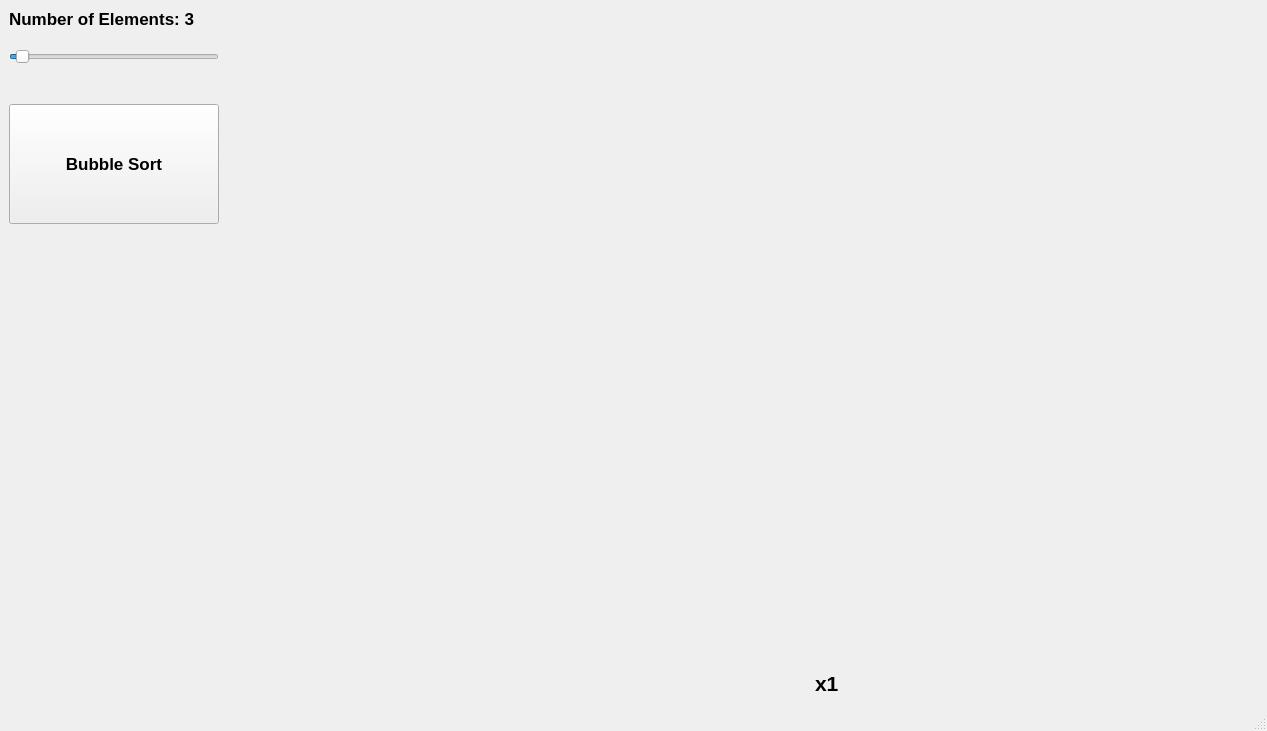
<?xml version="1.0" encoding="UTF-8"?>
<ui version="4.0">
 <class>MainWindow</class>
 <widget class="QMainWindow" name="MainWindow">
  <property name="geometry">
   <rect>
    <x>0</x>
    <y>0</y>
    <width>1267</width>
    <height>731</height>
   </rect>
  </property>
  <property name="minimumSize">
   <size>
    <width>1024</width>
    <height>600</height>
   </size>
  </property>
  <property name="palette">
   <palette>
    <active/>
    <inactive/>
    <disabled/>
   </palette>
  </property>
  <property name="font">
   <font>
    <pointsize>13</pointsize>
    <bold>true</bold>
   </font>
  </property>
  <property name="windowTitle">
   <string>Bubble Sort</string>
  </property>
  <widget class="QWidget" name="centralwidget">
   <property name="minimumSize">
    <size>
     <width>1024</width>
     <height>512</height>
    </size>
   </property>
   <layout class="QHBoxLayout" name="horizontalLayout_4" stretch="0,14">
    <item>
     <layout class="QVBoxLayout" name="verticalLayout_3" stretch="0,0,3,3,0">
      <property name="spacing">
       <number>20</number>
      </property>
      <property name="sizeConstraint">
       <enum>QLayout::SetFixedSize</enum>
      </property>
      <item>
       <layout class="QHBoxLayout" name="horizontalLayout_2" stretch="">
        <property name="spacing">
         <number>10</number>
        </property>
        <property name="sizeConstraint">
         <enum>QLayout::SetFixedSize</enum>
        </property>
       </layout>
      </item>
      <item>
       <layout class="QVBoxLayout" name="verticalLayout_2">
        <item>
         <layout class="QHBoxLayout" name="horizontalLayout_3">
          <item>
           <widget class="QLabel" name="elementsLabel">
            <property name="sizePolicy">
             <sizepolicy hsizetype="Minimum" vsizetype="Fixed">
              <horstretch>0</horstretch>
              <verstretch>0</verstretch>
             </sizepolicy>
            </property>
            <property name="minimumSize">
             <size>
              <width>20</width>
              <height>10</height>
             </size>
            </property>
            <property name="text">
             <string>Number of Elements: 3</string>
            </property>
            <property name="scaledContents">
             <bool>false</bool>
            </property>
           </widget>
          </item>
         </layout>
        </item>
        <item>
         <widget class="QSlider" name="nElements">
          <property name="sizePolicy">
           <sizepolicy hsizetype="Fixed" vsizetype="Fixed">
            <horstretch>0</horstretch>
            <verstretch>0</verstretch>
           </sizepolicy>
          </property>
          <property name="minimumSize">
           <size>
            <width>210</width>
            <height>0</height>
           </size>
          </property>
          <property name="maximum">
           <number>100</number>
          </property>
          <property name="singleStep">
           <number>2</number>
          </property>
          <property name="sliderPosition">
           <number>3</number>
          </property>
          <property name="orientation">
           <enum>Qt::Horizontal</enum>
          </property>
          <property name="invertedAppearance">
           <bool>false</bool>
          </property>
          <property name="invertedControls">
           <bool>false</bool>
          </property>
          <property name="tickPosition">
           <enum>QSlider::NoTicks</enum>
          </property>
         </widget>
        </item>
       </layout>
      </item>
      <item>
       <spacer name="verticalSpacer">
        <property name="orientation">
         <enum>Qt::Vertical</enum>
        </property>
        <property name="sizeType">
         <enum>QSizePolicy::Fixed</enum>
        </property>
        <property name="sizeHint" stdset="0">
         <size>
          <width>20</width>
          <height>20</height>
         </size>
        </property>
       </spacer>
      </item>
      <item>
       <widget class="QPushButton" name="BubbleSortBtn">
        <property name="sizePolicy">
         <sizepolicy hsizetype="Fixed" vsizetype="Fixed">
          <horstretch>0</horstretch>
          <verstretch>0</verstretch>
         </sizepolicy>
        </property>
        <property name="minimumSize">
         <size>
          <width>210</width>
          <height>120</height>
         </size>
        </property>
        <property name="text">
         <string>Bubble Sort</string>
        </property>
        <property name="flat">
         <bool>false</bool>
        </property>
       </widget>
      </item>
      <item>
       <spacer name="verticalSpacer_2">
        <property name="orientation">
         <enum>Qt::Vertical</enum>
        </property>
        <property name="sizeHint" stdset="0">
         <size>
          <width>20</width>
          <height>30</height>
         </size>
        </property>
       </spacer>
      </item>
     </layout>
    </item>
    <item>
     <layout class="QVBoxLayout" name="verticalLayout" stretch="3,0">
      <property name="spacing">
       <number>10</number>
      </property>
      <property name="sizeConstraint">
       <enum>QLayout::SetMinimumSize</enum>
      </property>
      <property name="rightMargin">
       <number>0</number>
      </property>
      <item>
       <widget class="VisualizerWidget" name="visual" native="true">
        <property name="sizePolicy">
         <sizepolicy hsizetype="Preferred" vsizetype="Preferred">
          <horstretch>0</horstretch>
          <verstretch>0</verstretch>
         </sizepolicy>
        </property>
        <property name="minimumSize">
         <size>
          <width>426</width>
          <height>240</height>
         </size>
        </property>
        <property name="sizeIncrement">
         <size>
          <width>16</width>
          <height>9</height>
         </size>
        </property>
       </widget>
      </item>
      <item>
       <layout class="QHBoxLayout" name="horizontalLayout">
        <property name="spacing">
         <number>30</number>
        </property>
        <item>
         <spacer name="horizontalSpacer">
          <property name="orientation">
           <enum>Qt::Horizontal</enum>
          </property>
          <property name="sizeHint" stdset="0">
           <size>
            <width>40</width>
            <height>20</height>
           </size>
          </property>
         </spacer>
        </item>
        <item>
         <widget class="QPushButton" name="playPauseBtn">
          <property name="sizePolicy">
           <sizepolicy hsizetype="Fixed" vsizetype="Fixed">
            <horstretch>0</horstretch>
            <verstretch>0</verstretch>
           </sizepolicy>
          </property>
          <property name="text">
           <string/>
          </property>
          <property name="icon">
           <iconset resource="graphics.qrc">
            <normaloff>:/icons/pause_black_24dp.svg</normaloff>:/icons/pause_black_24dp.svg</iconset>
          </property>
          <property name="iconSize">
           <size>
            <width>32</width>
            <height>32</height>
           </size>
          </property>
          <property name="checkable">
           <bool>true</bool>
          </property>
          <property name="flat">
           <bool>true</bool>
          </property>
         </widget>
        </item>
        <item>
         <widget class="QPushButton" name="speedCycleBtn">
          <property name="sizePolicy">
           <sizepolicy hsizetype="Fixed" vsizetype="Fixed">
            <horstretch>0</horstretch>
            <verstretch>0</verstretch>
           </sizepolicy>
          </property>
          <property name="text">
           <string/>
          </property>
          <property name="icon">
           <iconset resource="graphics.qrc">
            <normaloff>:/icons/speed_black_24dp.svg</normaloff>:/icons/speed_black_24dp.svg</iconset>
          </property>
          <property name="iconSize">
           <size>
            <width>32</width>
            <height>32</height>
           </size>
          </property>
          <property name="flat">
           <bool>true</bool>
          </property>
         </widget>
        </item>
        <item>
         <widget class="QLabel" name="speedLabel">
          <property name="sizePolicy">
           <sizepolicy hsizetype="Fixed" vsizetype="Preferred">
            <horstretch>0</horstretch>
            <verstretch>0</verstretch>
           </sizepolicy>
          </property>
          <property name="font">
           <font>
            <pointsize>16</pointsize>
            <bold>true</bold>
           </font>
          </property>
          <property name="text">
           <string>x1</string>
          </property>
         </widget>
        </item>
        <item>
         <spacer name="horizontalSpacer_2">
          <property name="orientation">
           <enum>Qt::Horizontal</enum>
          </property>
          <property name="sizeHint" stdset="0">
           <size>
            <width>40</width>
            <height>20</height>
           </size>
          </property>
         </spacer>
        </item>
       </layout>
      </item>
     </layout>
    </item>
   </layout>
  </widget>
  <widget class="QMenuBar" name="menubar">
   <property name="geometry">
    <rect>
     <x>0</x>
     <y>0</y>
     <width>1267</width>
     <height>28</height>
    </rect>
   </property>
  </widget>
  <widget class="QStatusBar" name="statusbar"/>
 </widget>
 <customwidgets>
  <customwidget>
   <class>VisualizerWidget</class>
   <extends>QWidget</extends>
   <header>visualizerwidget.h</header>
   <container>1</container>
  </customwidget>
 </customwidgets>
 <resources>
  <include location="graphics.qrc"/>
 </resources>
 <connections/>
</ui>
